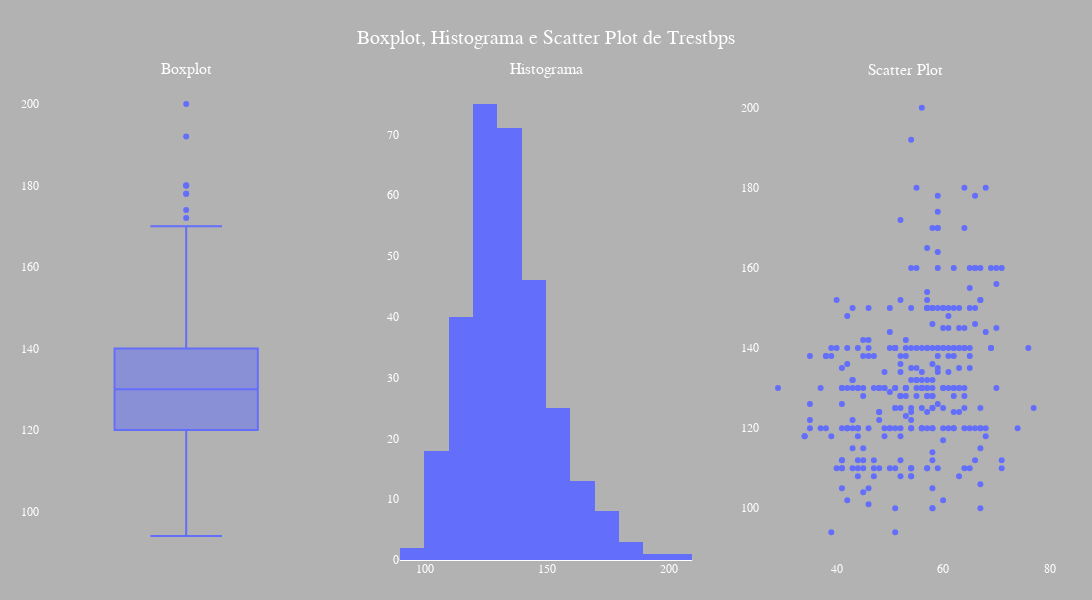

This figure's notebook cell:
### Code cell
# Coluna trestbps

# Exibe as estatísticas de 'trestbps' no console
desc_trestbps = data["trestbps"].describe()
display(HTML("<span style='color: lightblue;'>Estatísticas de [trestbps]:</span>"))
print(desc_trestbps)
display(HTML("<span style='color: lightblue;'>Gráficos:</span>"))
# Cria uma figura com 3 subplots (1 linha, 3 colunas)
fig = make_subplots(
    rows=1,
    cols=3,
    subplot_titles=["Boxplot", "Histograma", "Scatter Plot"]
)

# ========== 1) BOXPLOT ==========
box_fig = px.box(
    data,
    y="trestbps",
    template="plotly_dark",
    labels={"trestbps": "Pressão em Repouso"}
)
# Adiciona o boxplot ao subplot (coluna 1)
for trace in box_fig.data:
    fig.add_trace(trace, row=1, col=1)

# ========== 2) HISTOGRAMA ==========
hist_fig = px.histogram(
    data,
    x="trestbps",
    nbins=20,  # Ajuste o número de bins conforme desejar
    template="plotly_dark",
    labels={"trestbps": "Pressão em Repouso"}
)
# Adiciona o histograma ao subplot (coluna 2)
for trace in hist_fig.data:
    fig.add_trace(trace, row=1, col=2)

# ========== 3) SCATTER PLOT ==========
# Exemplo de scatter plot relacionando 'trestbps' com 'age'
# Ajuste para outra coluna caso deseje analisar outra correlação
scatter_fig = px.scatter(
    data,
    x="age",
    y="trestbps",
    template="plotly_dark",
    labels={"age": "Idade", "trestbps": "Pressão em Repouso"}
)
# Adiciona o scatter plot ao subplot (coluna 3)
for trace in scatter_fig.data:
    fig.add_trace(trace, row=1, col=3)

# Ajustes de layout gerais
fig.update_layout(
    title={
        "text": "Boxplot, Histograma e Scatter Plot de Trestbps",
        "y": 0.95,
        "x": 0.5,
        "xanchor": "center",
        "font": {"size": 20, "color": "white"}
    },
    showlegend=False,
    width=1200,
    height=600,
    margin=dict(t=80, b=40, l=40, r=40),
    paper_bgcolor="rgba(0,0,0,0.3)",
    plot_bgcolor="rgba(0,0,0,0)",
    font=dict(family="Arial", size=12, color="white")
)

# Ajustes específicos nos eixos de cada subplot
# (opcional: remover grids, ajustar ângulos, etc.)
fig.update_xaxes(showgrid=False)
fig.update_yaxes(showgrid=False)

# Exibe o gráfico
fig.show()

### Figure 1 — Plotly figure (JSON) as saved in the notebook; plotly's stock layout.template omitted (floating-point values rounded to 4 significant figures; data arrays with more than 128 entries replaced by an {"elided": "..."} marker saying what was removed)
{"data": [{"alignmentgroup": "True", "hovertemplate": "Pressão em Repouso=%{y}<extra></extra>", "legendgroup": "", "marker": {"color": "#636efa"}, "name": "", "notched": false, "offsetgroup": "", "orientation": "v", "showlegend": false, "type": "box", "x0": " ", "xaxis": "x", "y": {"elided": "303 int values"}, "y0": " ", "yaxis": "y"}, {"bingroup": "x", "hovertemplate": "Pressão em Repouso=%{x}<br>count=%{y}<extra></extra>", "legendgroup": "", "marker": {"color": "#636efa", "pattern": {"shape": ""}}, "name": "", "nbinsx": 20, "orientation": "v", "showlegend": false, "type": "histogram", "x": {"elided": "303 int values"}, "xaxis": "x2", "yaxis": "y2"}, {"hovertemplate": "Idade=%{x}<br>Pressão em Repouso=%{y}<extra></extra>", "legendgroup": "", "marker": {"color": "#636efa", "symbol": "circle"}, "mode": "markers", "name": "", "orientation": "v", "showlegend": false, "type": "scatter", "x": {"elided": "303 int values"}, "xaxis": "x3", "y": {"elided": "303 int values"}, "yaxis": "y3"}], "layout": {"annotations": [{"font": {"size": 16}, "showarrow": false, "text": "Boxplot", "x": 0.1444, "xanchor": "center", "xref": "paper", "y": 1, "yanchor": "bottom", "yref": "paper"}, {"font": {"size": 16}, "showarrow": false, "text": "Histograma", "x": 0.5, "xanchor": "center", "xref": "paper", "y": 1, "yanchor": "bottom", "yref": "paper"}, {"font": {"size": 16}, "showarrow": false, "text": "Scatter Plot", "x": 0.8556, "xanchor": "center", "xref": "paper", "y": 1, "yanchor": "bottom", "yref": "paper"}], "font": {"color": "white", "family": "Arial", "size": 12}, "height": 600, "margin": {"b": 40, "l": 40, "r": 40, "t": 80}, "paper_bgcolor": "rgba(0,0,0,0.3)", "plot_bgcolor": "rgba(0,0,0,0)", "showlegend": false, "title": {"font": {"color": "white", "size": 20}, "text": "Boxplot, Histograma e Scatter Plot de Trestbps", "x": 0.5, "xanchor": "center", "y": 0.95}, "width": 1200, "xaxis": {"anchor": "y", "domain": [0, 0.2889], "showgrid": false}, "xaxis2": {"anchor": "y2", "domain": [0.3556, 0.6444], "showgrid": false}, "xaxis3": {"anchor": "y3", "domain": [0.7111, 1], "showgrid": false}, "yaxis": {"anchor": "x", "domain": [0, 1], "showgrid": false}, "yaxis2": {"anchor": "x2", "domain": [0, 1], "showgrid": false}, "yaxis3": {"anchor": "x3", "domain": [0, 1], "showgrid": false}}}
